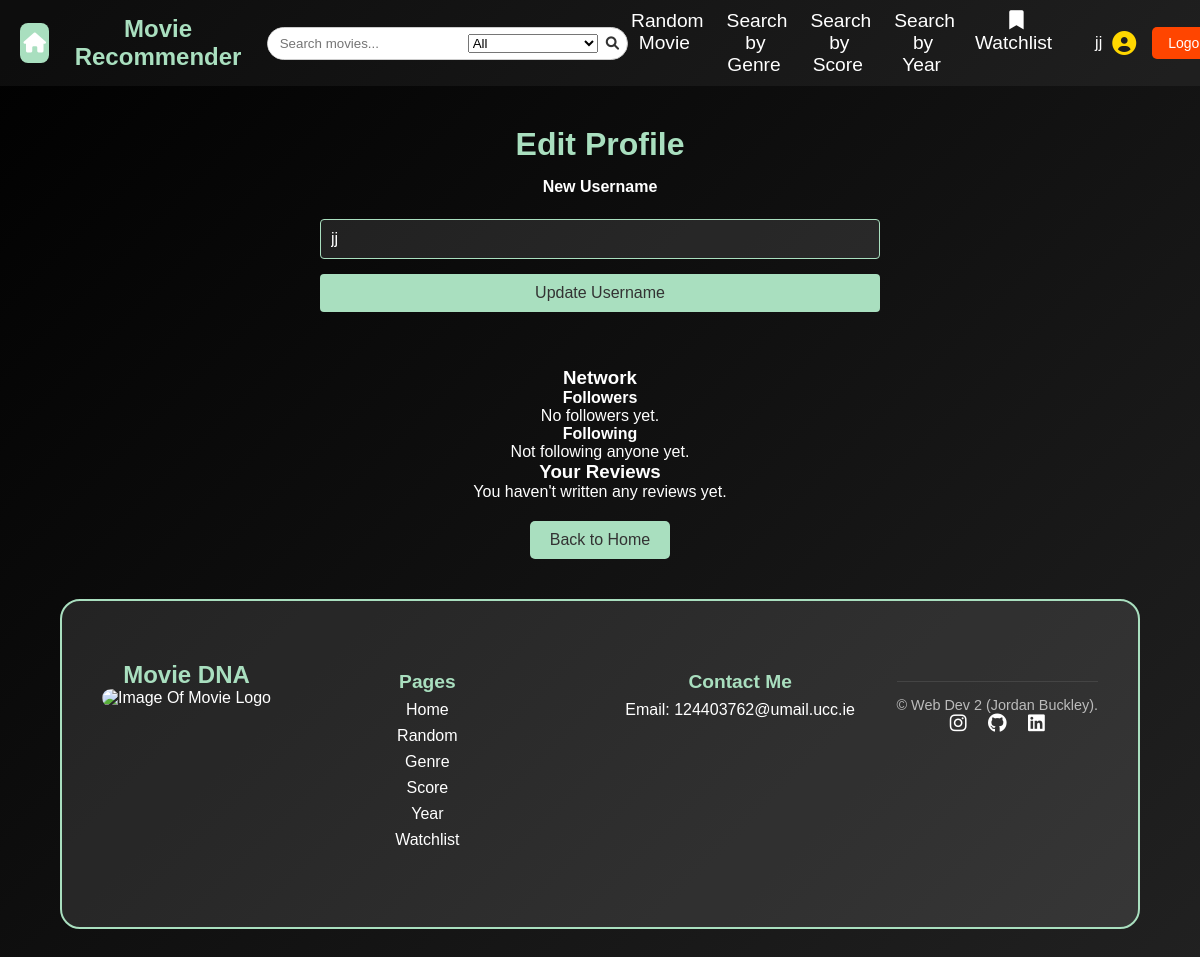
/user (signed in), run on an earlier commit of the app's database.
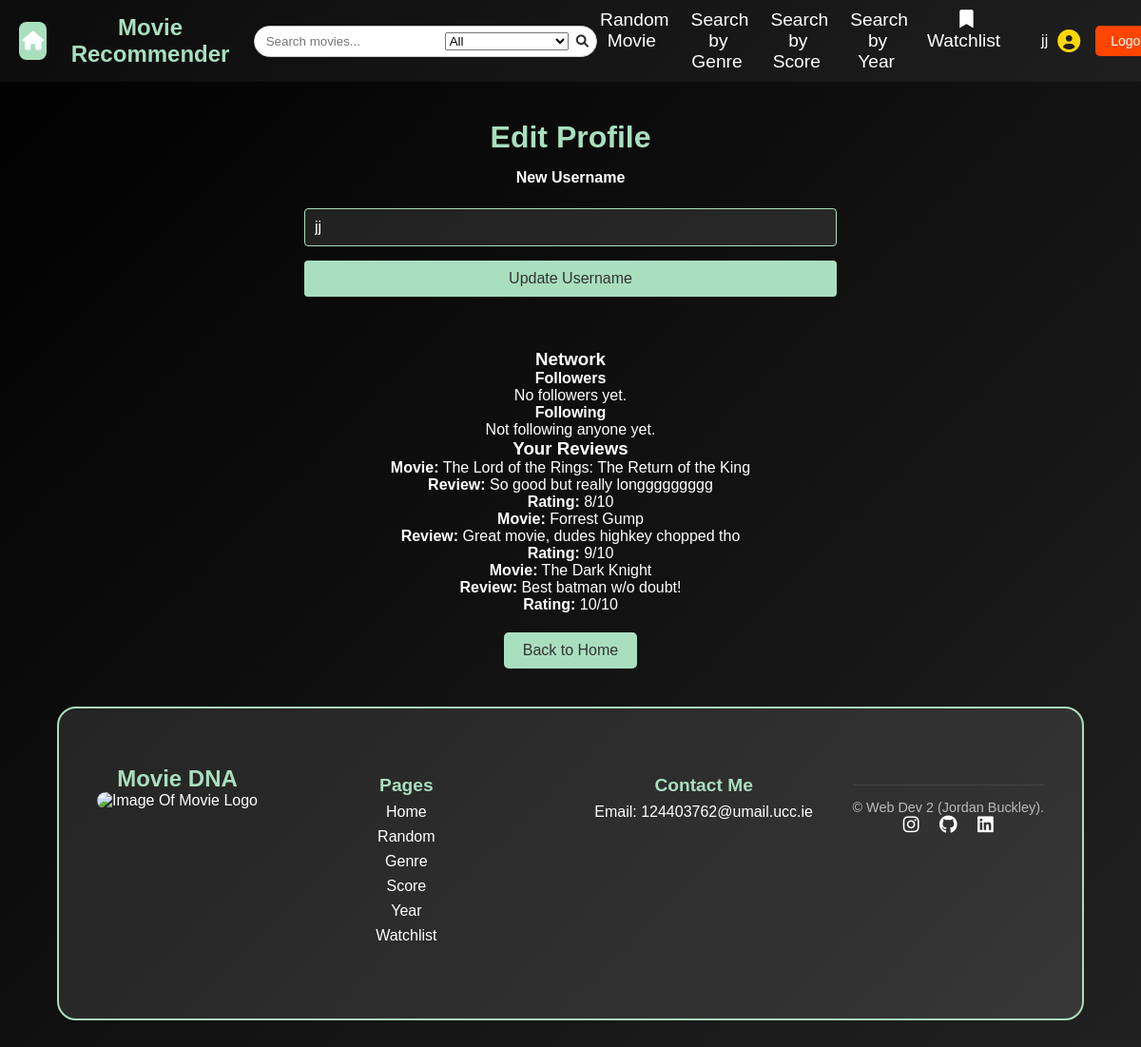
And on a later commit of the database.
### tables this page shows
CREATE TABLE reviews (
    id INTEGER PRIMARY KEY AUTOINCREMENT,
    movie_id INTEGER NOT NULL,
    user TEXT NOT NULL,
    review_text TEXT NOT NULL,
    rating INTEGER NOT NULL CHECK(rating >= 1 AND rating <= 10),
    FOREIGN KEY (movie_id) REFERENCES movies(movie_id)
);

CREATE TABLE movies 
(
    movie_id INTEGER PRIMARY KEY AUTOINCREMENT,
    title TEXT NOT NULL,
    genre TEXT NOT NULL,
    score FLOAT,
    year INTEGER,
    director TEXT,
    description TEXT
);

### app.py (the view, shortened to what this page needs)
@app.route('/user', methods=["GET", "POST"])
@login_required
def user():
    db = get_db()
    user_id = session.get("user_id")
    form = UpdateUsernameForm()
    reviews = db.execute("""
        SELECT reviews.*, movies.title
        FROM reviews
        JOIN movies ON reviews.movie_id = movies.movie_id
        WHERE reviews.user = ?
    """, (user_id,)).fetchall()
    return render_template('user.html', form=form, reviews=reviews)

### forms.py
class UpdateUsernameForm(FlaskForm):
    username = StringField("New Username", validators=[InputRequired()])
    submit = SubmitField("Update Username")

### app.py (called while the page is built)
@app.before_request
def load_logged_in_user():
    g.user = session.get("user_id")
    g.is_admin = session.get("is_admin", False)

def login_required(view):
    @wraps(view)
    def wrapped_view(*args, **kwargs):
        if g.user is None:
            return(redirect(url_for("login", next=request.url)))
        return view(*args, **kwargs)
    return wrapped_view

### database.py (called while the page is built)
def get_db():
    if "db" not in g:
        g.db = sqlite3.connect(DATABASE,
                                detect_types=sqlite3.PARSE_DECLTYPES
                        )
        g.db.row_factory = sqlite3.Row
    return g.db

### templates/user.html (shortened to what this page needs)
{% extends "base.html" %}
{% block styles %}
    <link rel="stylesheet" href="{{ url_for('static', filename='users.css') }}">
{% endblock %}
{% block main_content %}
    <section id="edit-profile">
        <h2>Edit Profile</h2>
        <form action="{{ url_for('user') }}" method="POST">
            <div class="form-group">
                {{ form.username.label }}<br>
                {{ form.username(size=32, value=session['user_id'], id="username-input") }}<br>
            </div>
            <div class="form-group">
                {{ form.submit(id="submit-button") }}
            </div>
        </form>
    </section>
    <section id="network">
        <h3>Network</h3>
        <div>
            <h4>Followers</h4>
            <ul>
                {% for follower in followers %}
                    <li>
                        {{ follower.follower }}
                        {% if follower.follower != session["user_id"] %}
                            <a href="{{ url_for('follow_user', username=follower.follower) }}" class="btn">Follow</a>
                            <a href="{{ url_for('unfollow_user', username=follower.follower) }}" class="btn">Unfollow</a>
                        {% endif %}
                    </li>
                {% else %}
                    <li>No followers yet.</li>
                {% endfor %}
            </ul>
        </div>
        <div>
            <h4>Following</h4>
            <ul>
                {% for follow in following %}
                    <li>
                        {{ follow.following }}
                        {% if follow.following != session["user_id"] %}
                            <a href="{{ url_for('follow_user', username=follow.following) }}" class="btn">Follow</a>
                            <a href="{{ url_for('unfollow_user', username=follow.following) }}" class="btn">Unfollow</a>
                        {% endif %}
                    </li>
                {% else %}
                    <li>Not following anyone yet.</li>
                {% endfor %}
            </ul>
        </div>
    </section>
    <section id="user-reviews">
        <h3>Your Reviews</h3>
        {% if reviews %}
            <ul id="reviews-list">
                {% for review in reviews %}
                    <li class="review-item">
                        <strong class="review-movie">Movie:</strong> {{ review.title }}<br>
                        <strong class="review-text">Review:</strong> {{ review.review_text }}<br>
                        <strong class="review-rating">Rating:</strong> {{ review.rating }}/10
                    </li>
                {% endfor %}
            </ul>
        {% else %}
            <p id="no-reviews-message">You haven't written any reviews yet.</p>
        {% endif %}
    </section>
        <a href="{{ url_for('index') }}" class="back-button">Back to Home</a>
{% endblock %}

What changed in the data, as far as the page shows it:
added reviews: title "The Lord of the Rings: The Return of the King", review_text "So good but really longgggggggg", rating "8"
added reviews: title "Forrest Gump", review_text "Great movie, dudes highkey chopped tho", rating "9"
added reviews: title "The Dark Knight", review_text "Best batman w/o doubt!", rating "10"
Also different on the page:
text no longer shown: "You haven't written any reviews yet."
